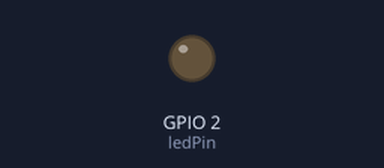
Recording of a sketch running on a simulated ESP32. Parts: output pins drawn as LEDs (lit = HIGH). Nothing arrives over Bluetooth unless stated; a phone connects over Bluetooth LE 3 s after start; pins used as bus, display or sensor lines are not drawn.

Above: at 0.1 s.
At 3.1 s:
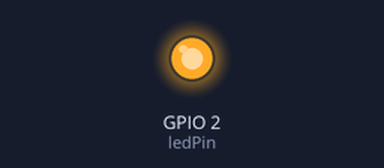
Timing chart, 0 to 4.6 s (numbered marks = the images above):
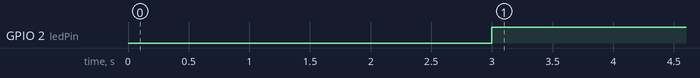

The sketch:

accelStepper_server.ino
```cpp
/*
    Based on Neil Kolban example for IDF: https://github.com/nkolban/esp32-snippets/blob/master/cpp_utils/tests/BLE%20Tests/SampleServer.cpp
    Ported to Arduino ESP32 by Evandro Copercini
    updates by chegewara

    Modified by VidIt to suit our needs.
*/

#include <BLEDevice.h>
#include <BLEUtils.h>
#include <BLEServer.h>
#include <AccelStepper.h>


#define SERVICE_UUID        "ea411899-d14c-45d5-81f0-ce96b217c64a"
#define CHARACTERISTIC_UUID "91235981-23ee-4bca-b7b2-2aec7d075438"
#define CHARACTERISTIC_UUID_RX "52e6a8f9-5688-4d81-b1ad-ece87b095e52"

const int ledPin = 2;
BLEServer *VidItServer;
BLEService *VidItService;
BLECharacteristic *VidItCharacteristic;
BLEAdvertising *VidItAdvertising;

// defines pins numbers
// 1st motor
const int stepPin_1 = 33;
const int dirPin_1 = 32;
const int MS1_1 = 27;
const int MS2_1 = 26;
const int MS3_1 = 25;

// 2nd motor
const int stepPin_2 = 22;
const int dirPin_2 = 23;
const int MS1_2 = 18;
const int MS2_2 = 19;
const int MS3_2 = 21;

// Define motor interface type
#define motorInterfaceType 1

// Creates an instance accelstepper
AccelStepper stepper1(motorInterfaceType, stepPin_1, dirPin_1);
AccelStepper stepper2(motorInterfaceType, stepPin_2, dirPin_2);


void setup() {
  Serial.begin(115200);
  //Serial.println("STARTING BLE FOR VIDIT");
  pinMode(ledPin, OUTPUT);

  //Init the BLE device with the name.
  BLEDevice::init("VidItESP32");
  //Creating the BLE device as a BLE server
  VidItServer = BLEDevice::createServer();


  //Creating BLE service with the service UUID
  VidItService = VidItServer->createService(SERVICE_UUID);
  //Creating BLE characteristic with UUID wit properties read and write.
  VidItCharacteristic = VidItService->createCharacteristic(
                                         CHARACTERISTIC_UUID,
                                         BLECharacteristic::PROPERTY_READ |
                                         BLECharacteristic::PROPERTY_WRITE
                                       );

  //The setValue should be changed in the future to display the state
  //VidItCharacteristic->setValue("LOL");
  VidItService->start();
  //The following sets the attributes for the advertising. Such as the UUID, the scan response and start
  //the BLE adverstising so BT devices can find it.
  VidItAdvertising = BLEDevice::getAdvertising();
  VidItAdvertising->addServiceUUID(SERVICE_UUID);
  VidItAdvertising->setScanResponse(true);
  VidItAdvertising->setMinPreferred(0x06);  // functions that help with iPhone connections issue
  VidItAdvertising->setMinPreferred(0x12);
  BLEDevice::startAdvertising();

  //Serial.println("READY TO BE PAIRED");

  pinMode(MS3_1,OUTPUT);
  pinMode(MS2_1,OUTPUT);
  pinMode(MS1_1,OUTPUT);
  digitalWrite(MS3_1,HIGH);
  digitalWrite(MS2_1,HIGH);
  digitalWrite(MS1_1,HIGH);

  pinMode(MS3_2,OUTPUT);
  pinMode(MS2_2,OUTPUT);
  pinMode(MS1_2,OUTPUT);
  digitalWrite(MS3_2,HIGH);
  digitalWrite(MS2_2,HIGH);
  digitalWrite(MS1_2,HIGH);
}

int connectedUsers = 0;

void loop() {
  stepper1.setMaxSpeed(10000.0);
  stepper2.setMaxSpeed(10000.0);

  connectedUsers = VidItServer->getConnectedCount();

  if(connectedUsers > 0){
    digitalWrite(ledPin, HIGH);

    //Splitting the input string into direction and speed
    std::string inputFromAPP = VidItCharacteristic->getValue().c_str();
    std::string delimiter = ":";
    std::string _direction = inputFromAPP.substr(0,inputFromAPP.find(delimiter));

    //Removes the direction from the string and finds the xspeed
    inputFromAPP.erase(0, inputFromAPP.find(delimiter) + delimiter.length());
    std::string xSpeed = inputFromAPP.substr(0,inputFromAPP.find(delimiter));
    double convertedXSpeed = atof(xSpeed.c_str());

    //Removes the direction from the string and finds the yspeed
    xSpeed.erase(0, xSpeed.find(delimiter) + delimiter.length());
    std::string ySpeed = xSpeed.substr(0,xSpeed.find(delimiter));
    double convertedYSpeed = atof(ySpeed.c_str());

    //Debug statement - printing in console.
    if (_direction== "Right"){
      stepper1.setSpeed(-convertedXSpeed);
      }
      else if (_direction== "Left"){
        stepper1.setSpeed(convertedXSpeed);
        }
      else if(_direction== "Up"){
        stepper2.setSpeed(convertedYSpeed);
        }
      else if(_direction== "Down"){
        stepper2.setSpeed(-convertedYSpeed);
        }
      else if(_direction== "Up & Right"){
        stepper1.setSpeed(-convertedXSpeed);
        stepper2.setSpeed(convertedYSpeed);
        }
      else if(_direction== "Up & Left"){
        stepper1.setSpeed(convertedXSpeed);
        stepper2.setSpeed(convertedYSpeed);
        }
      else if(_direction== "Down & Right"){
        stepper1.setSpeed(-convertedXSpeed);
        stepper2.setSpeed(-convertedYSpeed);
        }
      else if(_direction== "Down & Left"){
        stepper1.setSpeed(convertedXSpeed);
        stepper2.setSpeed(-convertedYSpeed);
        }
      else{
        stepper1.setSpeed(0.0);
        stepper2.setSpeed(0.0);
     }
     stepper1.runSpeed();
     stepper2.runSpeed();
  }
  else{
    digitalWrite(ledPin, LOW);
  }
}
```

Measured:
- by itself, GPIO 2 (ledPin): LOW → HIGH at 3.0 s
